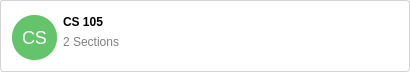
<?xml version="1.0" encoding="UTF-8"?>
<ui version="4.0">
 <class>Card</class>
 <widget class="QWidget" name="Card">
  <property name="geometry">
   <rect>
    <x>0</x>
    <y>0</y>
    <width>410</width>
    <height>71</height>
   </rect>
  </property>
  <property name="windowTitle">
   <string>Form</string>
  </property>
  <property name="styleSheet">
   <string notr="true">#Card {
	background:transparent;
}
#logo {
	background: #63c46b;
	border: none;
	border-radius : 22px;
	width : 45px;
	height: 45px;
	color: white;
	font-size: 18px;
	text-align: center;
	padding: 5px;
}
#card {
	background: white;
	border-radius: 3px;
	border: 1px solid lightgray;
}
#title {
	font-weight: bold;
}
#info {
	color: gray;
}</string>
  </property>
  <layout class="QGridLayout" name="gridLayout">
   <property name="leftMargin">
    <number>0</number>
   </property>
   <property name="topMargin">
    <number>0</number>
   </property>
   <property name="rightMargin">
    <number>0</number>
   </property>
   <property name="bottomMargin">
    <number>0</number>
   </property>
   <item row="0" column="0">
    <widget class="QGroupBox" name="card">
     <property name="sizePolicy">
      <sizepolicy hsizetype="Minimum" vsizetype="Preferred">
       <horstretch>0</horstretch>
       <verstretch>0</verstretch>
      </sizepolicy>
     </property>
     <property name="title">
      <string/>
     </property>
     <property name="alignment">
      <set>Qt::AlignLeading|Qt::AlignLeft|Qt::AlignTop</set>
     </property>
     <property name="flat">
      <bool>true</bool>
     </property>
     <layout class="QFormLayout" name="formLayout">
      <property name="fieldGrowthPolicy">
       <enum>QFormLayout::AllNonFixedFieldsGrow</enum>
      </property>
      <property name="labelAlignment">
       <set>Qt::AlignRight|Qt::AlignTrailing|Qt::AlignVCenter</set>
      </property>
      <property name="formAlignment">
       <set>Qt::AlignLeading|Qt::AlignLeft|Qt::AlignTop</set>
      </property>
      <property name="horizontalSpacing">
       <number>-1</number>
      </property>
      <property name="verticalSpacing">
       <number>-1</number>
      </property>
      <item row="0" column="0">
       <widget class="QLabel" name="logo">
        <property name="sizePolicy">
         <sizepolicy hsizetype="Fixed" vsizetype="Fixed">
          <horstretch>0</horstretch>
          <verstretch>0</verstretch>
         </sizepolicy>
        </property>
        <property name="minimumSize">
         <size>
          <width>45</width>
          <height>45</height>
         </size>
        </property>
        <property name="maximumSize">
         <size>
          <width>45</width>
          <height>45</height>
         </size>
        </property>
        <property name="text">
         <string>CS</string>
        </property>
        <property name="alignment">
         <set>Qt::AlignCenter</set>
        </property>
       </widget>
      </item>
      <item row="0" column="1">
       <layout class="QVBoxLayout" name="verticalLayout">
        <property name="leftMargin">
         <number>0</number>
        </property>
        <item>
         <widget class="QLabel" name="title">
          <property name="sizePolicy">
           <sizepolicy hsizetype="Fixed" vsizetype="Fixed">
            <horstretch>0</horstretch>
            <verstretch>0</verstretch>
           </sizepolicy>
          </property>
          <property name="text">
           <string>CS 105</string>
          </property>
          <property name="alignment">
           <set>Qt::AlignLeading|Qt::AlignLeft|Qt::AlignTop</set>
          </property>
         </widget>
        </item>
        <item>
         <widget class="QLabel" name="info">
          <property name="sizePolicy">
           <sizepolicy hsizetype="Fixed" vsizetype="Fixed">
            <horstretch>0</horstretch>
            <verstretch>0</verstretch>
           </sizepolicy>
          </property>
          <property name="text">
           <string>2 Sections</string>
          </property>
          <property name="alignment">
           <set>Qt::AlignLeading|Qt::AlignLeft|Qt::AlignTop</set>
          </property>
         </widget>
        </item>
       </layout>
      </item>
     </layout>
    </widget>
   </item>
  </layout>
 </widget>
 <resources/>
 <connections/>
</ui>
